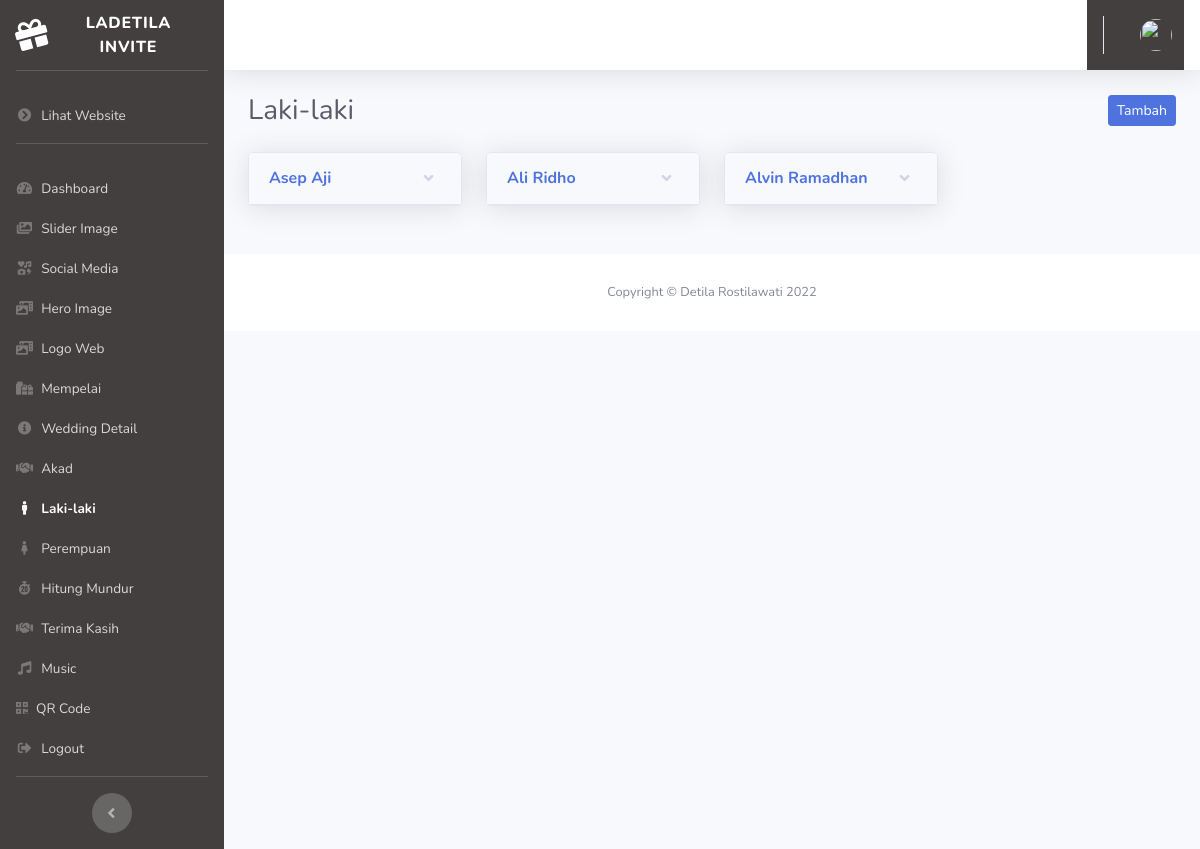
The page /index.php/admin/laki on the database its author committed.
### tables this page shows
CREATE TABLE `user_sub_menu` (
  `id` int(11) NOT NULL,
  `title` varchar(128) NOT NULL,
  `url` varchar(128) NOT NULL,
  `icon` varchar(128) NOT NULL
);

### application/controllers/Admin.php (called while the page is built, shortened)
<?php
class Admin extends CI_Controller
{
    public function laki()
    {
        $data['title'] = 'Laki-laki';
        $data['user'] = $this->db->get_where('user', ['email' => $this->session->userdata('email')])->row_array();
        $this->db->order_by('id', 'DESC');
        $data['laki'] = $this->db->get('laki-laki')->result_array();
        $this->form_validation->set_rules('nama', 'Nama laki-Laki', 'required');
        if ($this->form_validation->run() == false) {
            $this->load->view('templates/header', $data);
            $this->load->view('templates/sidebar', $data);
            $this->load->view('templates/topbar', $data);
            $this->load->view('admin/laki', $data);
            $this->load->view('templates/footer');
        }
    }
}

### index.php (called while the page is built, shortened)
<?php
require_once BASEPATH.'core/CodeIgniter.php';

### application/views/admin/laki.php (the view, shortened to what this page needs)
<div class="container-fluid">
    <div class="d-sm-flex align-items-center justify-content-between mb-4">
        <h1 class="h3 mb-0 text-gray-800"><?= $title; ?></h1>
        <button class="btn btn-sm btn-primary float-right" data-toggle="modal" data-target="#tambahlakiModal"> Tambah</button>
    </div>
    <div class="row">
        <?php foreach ($laki as $lk) : ?>
            <div class="col-xl-3 col-md-6 mb-4">
                <div class="card shadow mb-4">
                    <a href="#collapseCardExample" class="d-block card-header py-3" data-toggle="collapse" role="button" aria-expanded="true" aria-controls="collapseCardExample">
                        <h6 class="m-0 font-weight-bold text-primary"><?= $lk['nama']; ?></h6>
                    </a>
                </div>
            </div>
        <?php endforeach; ?>
    </div>
</div>

### application/views/templates/sidebar.php (shortened to what this page needs)
<ul class="navbar-nav sidebar sidebar-dark accordion" id="accordionSidebar">
    <a class="sidebar-brand d-flex align-items-center justify-content-center" href="<?= base_url('auth'); ?>">
        <div class="sidebar-brand-icon rotate-n-15">
            <i class="fas fa-gift"></i>
        </div>
        <div class="sidebar-brand-text mx-3">Ladetila Invite</div>
    </a>
    <hr class="sidebar-divider">
    <li class="nav-item">
        <a class="nav-link" href="<?= base_url() ?>">
            <i class="fas fa-fw fa-chevron-circle-right"></i>
            <span>Lihat Website</span></a>
    </li>
    <hr class="sidebar-divider">
    <?php
    $querySubMenu = "SELECT *
                  FROM user_sub_menu
                  ";
    $subMenu = $this->db->query($querySubMenu)->result_array();
    ?>
    <?php foreach ($subMenu as $sm) : ?>
        <?php if ($title == $sm['title']) : ?>
            <li class="nav-item active">
            <?php else : ?>
            <li class="nav-item">
            <?php endif; ?>
            <a class="nav-link pb-0" href="<?= base_url($sm['url']); ?>">
                <i class="<?= $sm['icon']; ?>"></i>
                <span><?= $sm['title']; ?></span></a>
            </li>
        <?php endforeach; ?>
        <li class="nav-item">
            <a class="nav-link" href="<?= base_url('auth/logout') ?>">
                <i class="fas fa-fw fa-sign-out-alt" data-dismiss="modal"></i>
                <span>Logout</span></a>
        </li>
        <hr class="sidebar-divider">
        <div class="text-center d-none d-md-inline">
            <button class="rounded-circle border-0" id="sidebarToggle"></button>
        </div>
</ul>

### application/views/templates/sidebar.php (style rules this page uses)
ul { background: linear-gradient(to right, #423F3E 0%, #423F3E 0%); }

### rows shown on the page
user_sub_menu: title "Dashboard"
user_sub_menu: title "Slider Image"
user_sub_menu: title "Social Media"
user_sub_menu: title "Hero Image"
user_sub_menu: title "Logo Web"
user_sub_menu: title "Mempelai"
user_sub_menu: title "Wedding Detail"
user_sub_menu: title "Akad"
user_sub_menu: title "Laki-laki"
user_sub_menu: title "Perempuan"
user_sub_menu: title "Hitung Mundur"
user_sub_menu: title "Terima Kasih"
user_sub_menu: title "Music"
user_sub_menu: title "QR Code"
laki-laki: nama "Asep Aji"
laki-laki: nama "Ali Ridho"
laki-laki: nama "Alvin Ramadhan"

### other values the page prints
$title "Laki-laki"
